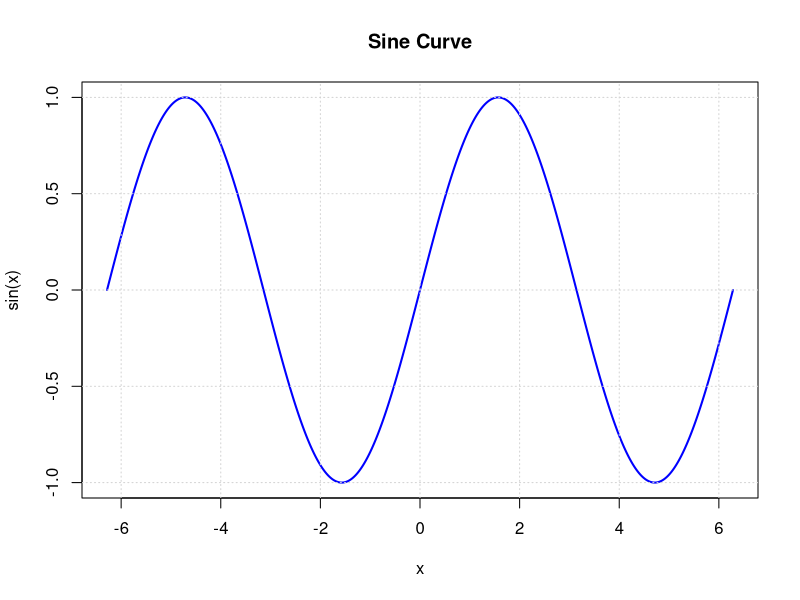

This chart was generated by the following R code:
# Run this file in VS Code:
# 1. Open the Command Palette (Ctrl+Shift+P) and choose "R: Create R Terminal".
# 2. In the R terminal, run source("sin_curve.R") from this folder.
# Alternatively, select code below and press Ctrl+Enter to run the selection.

x <- seq(-2 * pi, 2 * pi, length.out = 500)

plot(
  x,
  sin(x),
  type = "l",
  lwd = 2,
  col = "blue",
  main = "Sine Curve",
  xlab = "x",
  ylab = "sin(x)"
)
grid()
